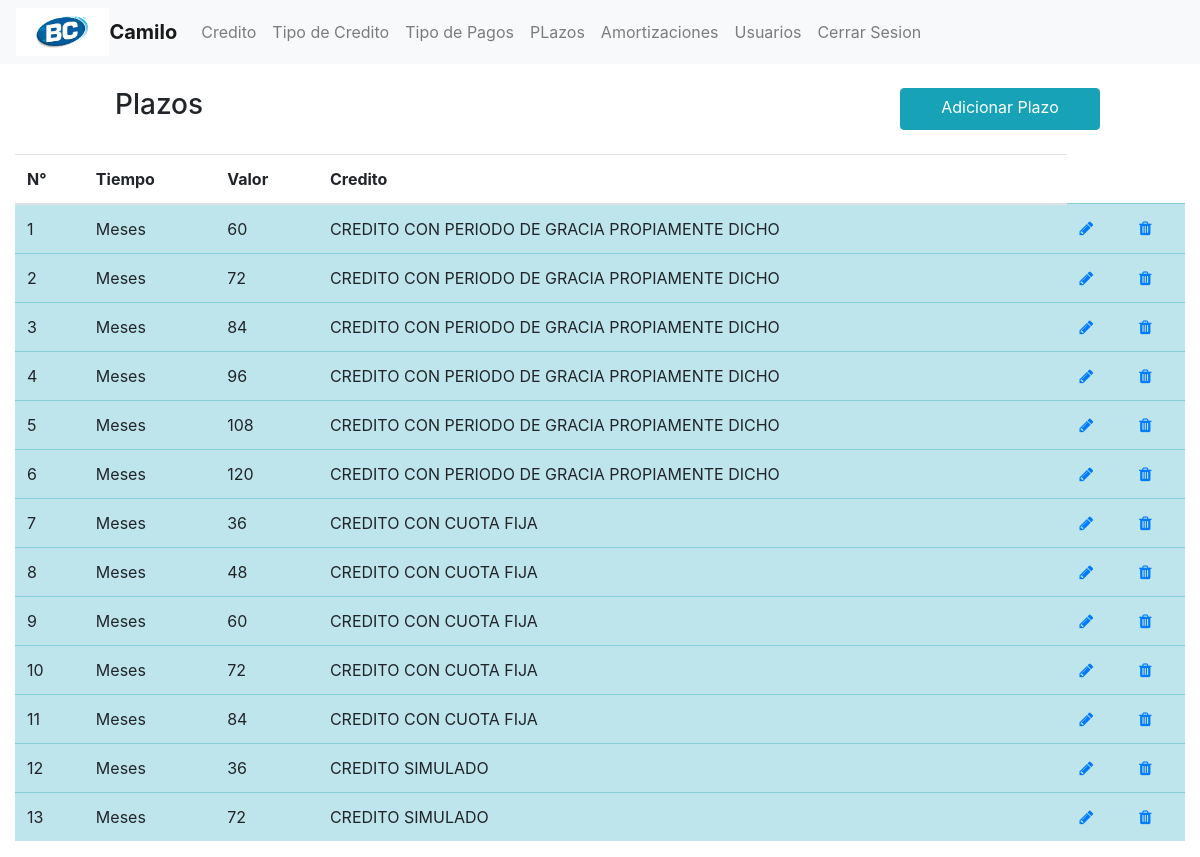
The page /vistas/plazo/listarPlazos.php (signed in) on the database its author committed.
### tables this page shows
CREATE TABLE `plazos` (
  `id_pla` int(11) NOT NULL,
  `tiempo` varchar(30) DEFAULT NULL,
  `valor` int(11) DEFAULT NULL,
  `tipo_credito` int(11) NOT NULL
);

CREATE TABLE `tipo_credito` (
  `id_tipo_cre` int(11) NOT NULL,
  `nombre_credito` varchar(60) DEFAULT NULL,
  `ap_gracia` tinyint(1) DEFAULT NULL,
  `id_pago` int(11) DEFAULT NULL
);

### modelo/Plazo.php (called while the page is built, shortened)
<?php
 class Plazo{
	function listarPlazo(){
		$conx = new Conexion();
		$res=$conx->prepare("SELECT * FROM `plazos` pla inner join tipo_credito tcre on pla.tipo_credito = tcre.id_tipo_cre");
		try {
		  $res->execute();
		  return  $res;
		} catch(PDOException $e) {
			return false;
		} finally {
		  $conx=null;
		}
	}
 }
?>

### controller/PlazoController.php (called while the page is built, shortened)
<?php
include '../../modelo/Plazo.php';
class PlazoControlador{
	private $objModelo;
	public function __construct(){
		$this->objModelo = new Plazo();
	}
	function listarPlazo(){
		$res=$this->objModelo->listarPlazo();
		$datos=[];
		foreach ($res as $row) {
			$datos[]=$row;
		}
		if (count($datos)>0) {
			return $datos;
		}else{
			echo "";
		}
	}
}
?>

### vistas/plazo/listarPlazos.php (the view, shortened to what this page needs)
<?php include '../layouts/head.php'; ?>
<?php include '../layouts/menu.php'; ?>
<?php include '../../controller/PlazoController.php'; ?>
<div class="container-fluid">
	<br>
	<div class="row justify-content-center">
		<h3 class="col-8">Plazos</h3>
		<a href="crearPlazo.php" class="btn btn-info col-4 col-sm-3 col-md-2	">Adicionar Plazo</a>
	</div>
	<br>
	<?php
		$objPlazo = new PlazoControlador();
		$resultado = $objPlazo->listarPlazo();
	?>
	<?php if (count($resultado)==0) { ?>
		<div class="alert alert-warning" role="alert">
		  	<b>Plazos no encontrados</b>
		  	<button type="button" class="close" data-dismiss="alert" aria-label="Close">
		    	<span aria-hidden="true">&times;</span>
		  	</button>
		</div>
	<?php }else{  $count = 1; ?>
			<table class="table table-hover">
				<thead>
					<th scope="col">N°</th>
					<th scope="col">Tiempo</th>
					<th scope="col">Valor</th>
					<th scope="col">Credito</th>
				</thead>
				<tbody>
		<?php foreach ($resultado as $key => $result) { ?>
				<tr class="table-info">
					<td><?php echo $count ?></td>
					<td><?php echo $result['tiempo']; ?></td>
					<td><?php echo $result['valor']; ?></td>
					<td><?php echo $result['nombre_credito']; ?></td>
					<td><a href="editarPlazo.php?cod=<?php echo $result['id_pla']; ?>"><i class="fa fa-pencil" aria-hidden="true"></i></a></td>
					<td><a onclick="return confirm('Quiere eliminar Plazo?')" href="eliminarPlazo.php?cod=<?php echo $result['id_pla']; ?>"><i class="fa fa-trash" aria-hidden="true"></i></a></td>
				</tr>
		<?php $count ++ ; } ?>
			</tbody>
		</table>
	<?php } ?>
</div>
<?php include '../layouts/footer.php'; ?>

### rows shown on the page
plazos: tiempo "Meses", valor "60", tipo_credito.nombre_credito "CREDITO CON PERIODO DE GRACIA PROPIAMENTE DICHO"
plazos: tiempo "Meses", valor "72", tipo_credito.nombre_credito "CREDITO CON PERIODO DE GRACIA PROPIAMENTE DICHO"
plazos: tiempo "Meses", valor "84", tipo_credito.nombre_credito "CREDITO CON PERIODO DE GRACIA PROPIAMENTE DICHO"
plazos: tiempo "Meses", valor "96", tipo_credito.nombre_credito "CREDITO CON PERIODO DE GRACIA PROPIAMENTE DICHO"
plazos: tiempo "Meses", valor "108", tipo_credito.nombre_credito "CREDITO CON PERIODO DE GRACIA PROPIAMENTE DICHO"
plazos: tiempo "Meses", valor "120", tipo_credito.nombre_credito "CREDITO CON PERIODO DE GRACIA PROPIAMENTE DICHO"
plazos: tiempo "Meses", valor "36", tipo_credito.nombre_credito "CREDITO CON CUOTA FIJA"
plazos: tiempo "Meses", valor "48", tipo_credito.nombre_credito "CREDITO CON CUOTA FIJA"
plazos: tiempo "Meses", valor "60", tipo_credito.nombre_credito "CREDITO CON CUOTA FIJA"
plazos: tiempo "Meses", valor "72", tipo_credito.nombre_credito "CREDITO CON CUOTA FIJA"
plazos: tiempo "Meses", valor "84", tipo_credito.nombre_credito "CREDITO CON CUOTA FIJA"
plazos: tiempo "Meses", valor "36", tipo_credito.nombre_credito "CREDITO SIMULADO"
plazos: tiempo "Meses", valor "72", tipo_credito.nombre_credito "CREDITO SIMULADO"
